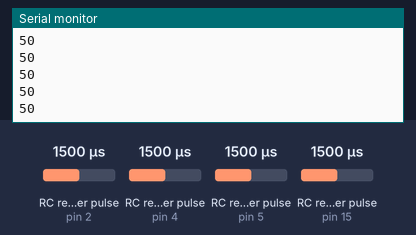
The sketch below on a simulated Arduino Uno, built with avr-gcc and run on an emulated ATmega328P. On the bench: the last lines printed to the serial monitor. Wiring (inferred from the names in the program): 4 × RC receiver channel: data pin 2 / data pin 4 / data pin 5 / data pin 15. The test bench sets the inputs (shaded band); at power-on: RC receiver pulse (sensors on pin 2, pin 4, pin 5, pin 15) 1500 µs.

Above: at 1.2 s.
1.3 s: RC receiver pulse (sensor on pin 2) set to 1020 µs
At 2.0 s:
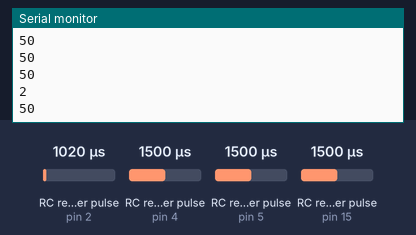
2.8 s: RC receiver pulse (sensor on pin 4) set to 1250 µs
4.3 s: RC receiver pulse (sensor on pin 5) set to 1750 µs
At 5.1 s:
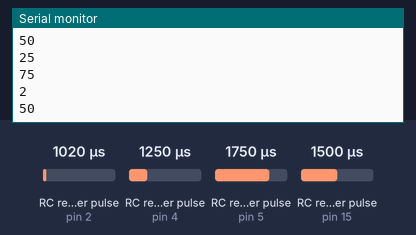
5.8 s: RC receiver pulse (sensor on pin 15) set to 1980 µs
At 6.4 s:
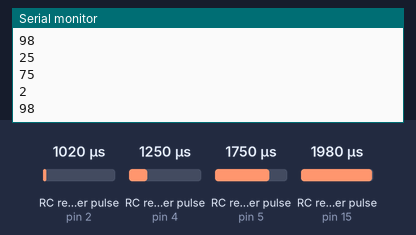
7.3 s: RC receiver pulse (sensor on pin 15) set to 1500 µs
At 8.0 s:
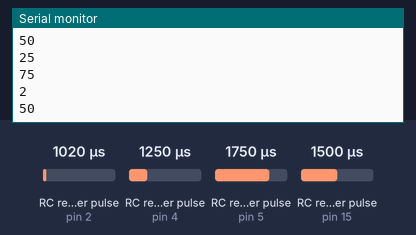
Timing chart, 0 to 9.8 s (numbered marks = the images above; inputs shaded):
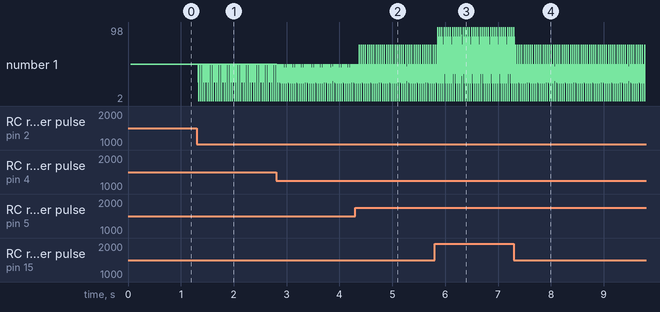

Measured:
- after the input at 1.3 s, the serial monitor: prints a new line at once (image 1)
- after the input at 4.3 s, the serial monitor: prints a new line after 0.07 s (image 2)
- after the input at 5.8 s, the serial monitor: prints a new line after 0.06 s (image 3)
- plotted number 1: 50 → 98 after the input at 5.8 s

The sketch:

Reciever-paring.ino
```cpp
#define Throttle_pin 4
#define Yaw_pin 5
#define Pitch_pin 2
#define Roll_pin 15

int Throttle;
int Yaw;
int Pitch;
int Roll;

void setup() {
  Serial.begin(9600);
  pinMode(Throttle_pin, INPUT);
  pinMode(Yaw_pin, INPUT);
  pinMode(Pitch_pin, INPUT);
  pinMode(Roll_pin, INPUT);
}

void reciever_signals() {
  Throttle = pulseIn(Throttle_pin, HIGH);
  Yaw = pulseIn(Yaw_pin, HIGH);
  Pitch = pulseIn(Pitch_pin, HIGH);
  Roll = pulseIn(Roll_pin, HIGH);
  Throttle = (Throttle - 1000) / 10;
  Yaw = (Yaw - 1000) / 10;
  Pitch = (Pitch - 1000) / 10;
  Roll = (Roll - 1000) / 10;
}

void loop() {
  reciever_signals();
  Serial.println(Throttle);
  Serial.println(Yaw);
  Serial.println(Pitch);
  Serial.println(Roll);
}
```
